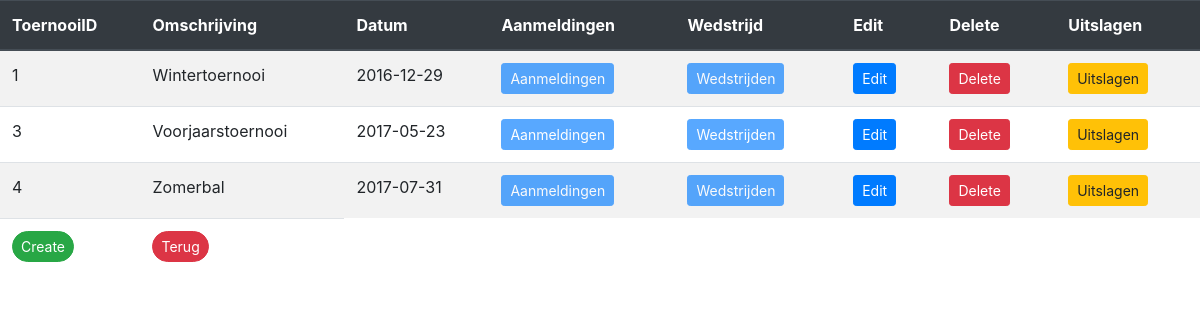
/toernooi.php, run on an earlier commit of the app's database.
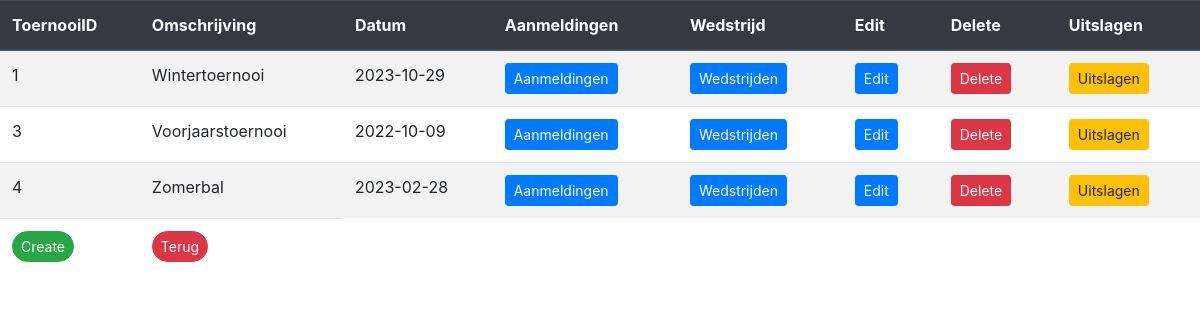
And on a later commit of the database.
### tables this page shows
CREATE TABLE `toernooien` (
  `toernooiID` int(11) NOT NULL,
  `omschrijving` varchar(255) DEFAULT NULL,
  `datum` date NOT NULL
);

### database.php (called while the page is built, shortened)
<?php
class database{
    private $dbh;
    public function __construct(){
        $this->host = 'localhost';
        $this->user = 'root';
        $this->pass = '';
        $this->db = 'toernooi';
        try{
            $dsn = "mysql:host=$this->host;dbname=$this->db";
            $this->dbh = new PDO($dsn, $this->user, $this->pass);
            $this->dbh->setAttribute(PDO::ATTR_ERRMODE, PDO::ERRMODE_EXCEPTION);
            return $this->dbh;
        }
        catch(\PDOException $e){
            echo "Connection Failed: ".$e->getMessage();
        }
    }
    public function getToernooi(){
        try {
            $query = $this->dbh->query(
                "SELECT * FROM toernooien");
            return $query->fetchAll();
        } catch (\PDOException $e) {
            throw $e;
        }
    }
}

### toernooi.php (the view, shortened to what this page needs)
<?php
include_once 'database.php';
$obj = new database();
$users = $obj->getToernooi();
$currentdate = date("Y-m-d");
?>
<!DOCTYPE html>
<html lang="en">
<head>
    <link rel="stylesheet" href="https:stackpath.bootstrapcdn.com/bootstrap/4.5.0/css/bootstrap.min.css">
    <link rel="stylesheet" href="https://cdn.datatables.net/1.11.4/css/jquery.dataTables.min.css">
</head>
<body>
<main>
       <table class="table table-striped" id="overzicht">
           <thead class="thead-dark">
               <tr>
                   <th scope="col">ToernooiID</th>
                   <th scope="col">Omschrijving</th>
                   <th scope="col">Datum</th>
                   <th scope="col">Aanmeldingen</th>
                   <th scope="col">Wedstrijd</th>
                   <th scope="col">Edit</th>
                   <th scope="col">Delete</th>
                   <th scope="col">Uitslagen</th>
               </tr>
           </thead>
               <?php foreach ($users as $user): ?>
               <tr>
                   <td><?php echo $user['toernooiID'];?></td>
                   <td><?php echo $user['omschrijving'];?></td>
                   <td><?php echo $user['datum'];?></td>
                   <td class="Aanmeldingen">
                       <a class="btn btn-primary mr-2 btn-sm <?php if($user['datum'] < $currentdate) { echo 'disabled';} ?>" href="aanmelding.php?id=<?php echo $user['toernooiID']; ?>">Aanmeldingen</a>
                   </td>
                   <td class="Wedstrijd">
                       <a class="btn btn-primary mr-2 btn-sm <?php if($user['datum'] < $currentdate) { echo 'disabled';} ?>" href="./wedstrijd/wedstrijd.php?id=<?php echo $user['toernooiID']; ?>">Wedstrijden</a>
                   </td>
                   <td class="Edit">
                       <a class="btn btn-primary mr-2 btn-sm" href="./toernooi/editToernooi.php?id=<?php echo $user['toernooiID']; ?>">Edit</a>
                   </td>
                   <td class="Delete">
                       <a class="btn btn-danger mr-2 btn-sm" href="./toernooi/deleteToernooi.php?id=<?php echo $user['toernooiID']; ?>">Delete</a>
                   </td>
                   <td class="Uitslag">
                       <a class="btn btn-warning mr-2 btn-sm" href="./toernooi/uitslagToernooi.php?id=<?php echo $user['toernooiID']; ?>">Uitslagen</a>
                   </td>
               </tr>
               <?php endforeach; ?>
                    <td class="Create">
                        <a class="btn btn-success mr-2 btn-sm rounded-pill" href="./toernooi/createToernooi.php?id=">Create</a>
                    </td>
                    <td class="index">
                       <a class="btn btn-danger mr-2 btn-sm rounded-pill" href="index.php">Terug</a>
                   </td>
       </table>
   </main>
</body>
</html>

What changed in the data, as far as the page shows it:
changed toernooien "Wintertoernooi": datum "2016-12-29" → "2023-10-29"
changed toernooien "Voorjaarstoernooi": datum "2017-05-23" → "2022-10-09"
changed toernooien "Zomerbal": datum "2017-07-31" → "2023-02-28"
